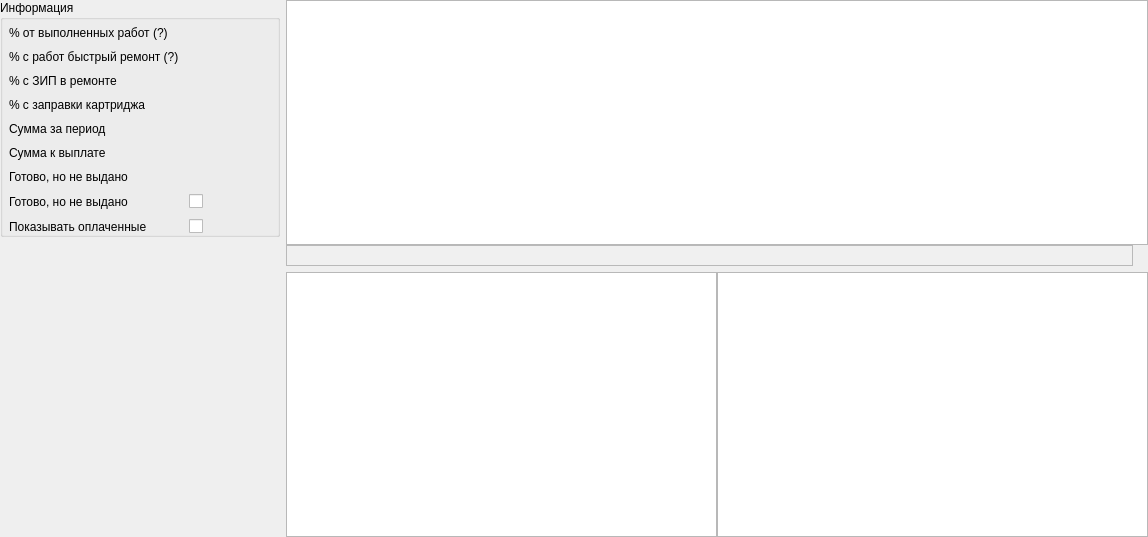
<?xml version="1.0" encoding="UTF-8"?>
<ui version="4.0">
 <class>SPageSalaryRepairs</class>
 <widget class="QWidget" name="SPageSalaryRepairs">
  <property name="geometry">
   <rect>
    <x>0</x>
    <y>0</y>
    <width>1148</width>
    <height>537</height>
   </rect>
  </property>
  <property name="windowTitle">
   <string>Form</string>
  </property>
  <layout class="QGridLayout" name="gridLayout_4" columnminimumwidth="280,0">
   <property name="leftMargin">
    <number>0</number>
   </property>
   <property name="topMargin">
    <number>0</number>
   </property>
   <property name="rightMargin">
    <number>0</number>
   </property>
   <property name="bottomMargin">
    <number>0</number>
   </property>
   <item row="0" column="0" rowspan="2">
    <layout class="QVBoxLayout" name="verticalLayout">
     <item>
      <widget class="QGroupBox" name="groupBoxInfo">
       <property name="title">
        <string>Информация</string>
       </property>
       <layout class="QGridLayout" name="gridLayout">
        <property name="leftMargin">
         <number>6</number>
        </property>
        <property name="topMargin">
         <number>6</number>
        </property>
        <property name="rightMargin">
         <number>0</number>
        </property>
        <property name="bottomMargin">
         <number>0</number>
        </property>
        <property name="spacing">
         <number>0</number>
        </property>
        <item row="0" column="0">
         <layout class="QFormLayout" name="formLayout">
          <property name="horizontalSpacing">
           <number>10</number>
          </property>
          <property name="verticalSpacing">
           <number>10</number>
          </property>
          <item row="0" column="0">
           <widget class="QLabel" name="labelPercentWorks">
            <property name="toolTip">
             <string>Процент по умолчанию, заданный в настройках сотрудника; может отличаться от процента, заданного для конкретной работы в прайс-листе</string>
            </property>
            <property name="text">
             <string>% от выполненных работ (?)</string>
            </property>
           </widget>
          </item>
          <item row="0" column="1">
           <widget class="QLabel" name="labelPercentWorksValue">
            <property name="font">
             <font>
              <pointsize>9</pointsize>
              <weight>75</weight>
              <bold>true</bold>
             </font>
            </property>
            <property name="text">
             <string>&lt;value&gt;</string>
            </property>
            <property name="textInteractionFlags">
             <set>Qt::LinksAccessibleByMouse|Qt::TextSelectableByMouse</set>
            </property>
           </widget>
          </item>
          <item row="1" column="0">
           <widget class="QLabel" name="labelPercentWorksQuick">
            <property name="toolTip">
             <string>Процент по умолчанию, заданный в настройках сотрудника; может отличаться от процента, заданного для конкретной работы в прайс-листе</string>
            </property>
            <property name="text">
             <string>% с работ быстрый ремонт (?)</string>
            </property>
           </widget>
          </item>
          <item row="1" column="1">
           <widget class="QLabel" name="labelPercentWorksQuickValue">
            <property name="font">
             <font>
              <pointsize>9</pointsize>
              <weight>75</weight>
              <bold>true</bold>
             </font>
            </property>
            <property name="text">
             <string>&lt;value&gt;</string>
            </property>
            <property name="textInteractionFlags">
             <set>Qt::LinksAccessibleByMouse|Qt::TextSelectableByMouse</set>
            </property>
           </widget>
          </item>
          <item row="2" column="0">
           <widget class="QLabel" name="labelPercentParts">
            <property name="text">
             <string>% c ЗИП в ремонте</string>
            </property>
           </widget>
          </item>
          <item row="2" column="1">
           <widget class="QLabel" name="labelPercentPartsValue">
            <property name="font">
             <font>
              <pointsize>9</pointsize>
              <weight>75</weight>
              <bold>true</bold>
             </font>
            </property>
            <property name="text">
             <string>&lt;value&gt;</string>
            </property>
            <property name="textInteractionFlags">
             <set>Qt::LinksAccessibleByMouse|Qt::TextSelectableByMouse</set>
            </property>
           </widget>
          </item>
          <item row="3" column="0">
           <widget class="QLabel" name="labelPercentRefill">
            <property name="text">
             <string>% с заправки картриджа</string>
            </property>
           </widget>
          </item>
          <item row="3" column="1">
           <widget class="QLabel" name="labelPercentRefillValue">
            <property name="font">
             <font>
              <pointsize>9</pointsize>
              <weight>75</weight>
              <bold>true</bold>
             </font>
            </property>
            <property name="text">
             <string>&lt;value&gt;</string>
            </property>
            <property name="textInteractionFlags">
             <set>Qt::LinksAccessibleByMouse|Qt::TextSelectableByMouse</set>
            </property>
           </widget>
          </item>
          <item row="4" column="0">
           <widget class="QLabel" name="labelSalary">
            <property name="text">
             <string>Сумма за период</string>
            </property>
           </widget>
          </item>
          <item row="4" column="1">
           <widget class="QLabel" name="labelSalaryValue">
            <property name="font">
             <font>
              <pointsize>9</pointsize>
              <weight>75</weight>
              <bold>true</bold>
             </font>
            </property>
            <property name="text">
             <string>&lt;value&gt;</string>
            </property>
            <property name="textInteractionFlags">
             <set>Qt::LinksAccessibleByMouse|Qt::TextSelectableByMouse</set>
            </property>
           </widget>
          </item>
          <item row="6" column="0">
           <widget class="QLabel" name="labelNotUssued">
            <property name="text">
             <string>Готово, но не выдано</string>
            </property>
           </widget>
          </item>
          <item row="6" column="1">
           <widget class="QLabel" name="labelNotUssuedValue">
            <property name="font">
             <font>
              <pointsize>9</pointsize>
              <weight>75</weight>
              <bold>true</bold>
             </font>
            </property>
            <property name="text">
             <string>&lt;value&gt;</string>
            </property>
            <property name="textInteractionFlags">
             <set>Qt::LinksAccessibleByMouse|Qt::TextSelectableByMouse</set>
            </property>
           </widget>
          </item>
          <item row="7" column="0">
           <widget class="QLabel" name="labelIncludeNotUssued">
            <property name="text">
             <string>Готово, но не выдано</string>
            </property>
           </widget>
          </item>
          <item row="7" column="1">
           <widget class="QCheckBox" name="checkBoxIncludeNotIssued">
            <property name="text">
             <string/>
            </property>
           </widget>
          </item>
          <item row="8" column="0">
           <widget class="QLabel" name="labelShowPayed">
            <property name="text">
             <string>Показывать оплаченные</string>
            </property>
           </widget>
          </item>
          <item row="8" column="1">
           <widget class="QCheckBox" name="checkBoxShowPayed">
            <property name="text">
             <string/>
            </property>
           </widget>
          </item>
          <item row="5" column="0">
           <widget class="QLabel" name="labelSalaryToPay">
            <property name="text">
             <string>Сумма к выплате</string>
            </property>
           </widget>
          </item>
          <item row="5" column="1">
           <widget class="QLabel" name="labelSalaryToPayValue">
            <property name="font">
             <font>
              <pointsize>9</pointsize>
              <weight>75</weight>
              <bold>true</bold>
             </font>
            </property>
            <property name="text">
             <string>&lt;value&gt;</string>
            </property>
            <property name="textInteractionFlags">
             <set>Qt::LinksAccessibleByMouse|Qt::TextSelectableByMouse</set>
            </property>
           </widget>
          </item>
         </layout>
        </item>
       </layout>
      </widget>
     </item>
     <item>
      <spacer name="verticalSpacer">
       <property name="orientation">
        <enum>Qt::Vertical</enum>
       </property>
       <property name="sizeHint" stdset="0">
        <size>
         <width>20</width>
         <height>40</height>
        </size>
       </property>
      </spacer>
     </item>
    </layout>
   </item>
   <item row="1" column="1">
    <layout class="QGridLayout" name="gridLayoutWorksAndParts">
     <property name="horizontalSpacing">
      <number>0</number>
     </property>
     <item row="0" column="1">
      <widget class="STableViewSalaryRepairParts" name="tableViewRepairParts"/>
     </item>
     <item row="0" column="0">
      <widget class="STableViewSalaryRepairWorks" name="tableViewRepairWorks"/>
     </item>
    </layout>
   </item>
   <item row="0" column="1">
    <layout class="QGridLayout" name="gridLayoutRepairs" columnminimumwidth="0,15">
     <property name="spacing">
      <number>0</number>
     </property>
     <item row="0" column="0" colspan="2">
      <widget class="STableViewSalaryRepairs" name="tableViewRepairs">
       <property name="selectionBehavior">
        <enum>QAbstractItemView::SelectRows</enum>
       </property>
       <property name="sortingEnabled">
        <bool>true</bool>
       </property>
       <property name="cornerButtonEnabled">
        <bool>false</bool>
       </property>
       <attribute name="horizontalHeaderVisible">
        <bool>true</bool>
       </attribute>
       <attribute name="horizontalHeaderHighlightSections">
        <bool>false</bool>
       </attribute>
       <attribute name="verticalHeaderVisible">
        <bool>false</bool>
       </attribute>
      </widget>
     </item>
     <item row="1" column="0">
      <widget class="STableViewSalaryRepairsSummary" name="tableViewRepairsSummary">
       <property name="sizePolicy">
        <sizepolicy hsizetype="Expanding" vsizetype="Minimum">
         <horstretch>0</horstretch>
         <verstretch>0</verstretch>
        </sizepolicy>
       </property>
       <property name="maximumSize">
        <size>
         <width>16777215</width>
         <height>21</height>
        </size>
       </property>
       <property name="autoFillBackground">
        <bool>true</bool>
       </property>
       <property name="styleSheet">
        <string notr="true">background-color: rgb(240, 240, 240);</string>
       </property>
       <property name="verticalScrollBarPolicy">
        <enum>Qt::ScrollBarAlwaysOff</enum>
       </property>
       <property name="horizontalScrollBarPolicy">
        <enum>Qt::ScrollBarAlwaysOff</enum>
       </property>
       <property name="showDropIndicator" stdset="0">
        <bool>false</bool>
       </property>
       <property name="selectionMode">
        <enum>QAbstractItemView::NoSelection</enum>
       </property>
       <property name="showGrid">
        <bool>false</bool>
       </property>
       <property name="wordWrap">
        <bool>false</bool>
       </property>
       <property name="cornerButtonEnabled">
        <bool>false</bool>
       </property>
       <attribute name="horizontalHeaderVisible">
        <bool>false</bool>
       </attribute>
       <attribute name="horizontalHeaderHighlightSections">
        <bool>false</bool>
       </attribute>
       <attribute name="verticalHeaderVisible">
        <bool>false</bool>
       </attribute>
       <attribute name="verticalHeaderHighlightSections">
        <bool>false</bool>
       </attribute>
      </widget>
     </item>
    </layout>
   </item>
  </layout>
 </widget>
 <customwidgets>
  <customwidget>
   <class>STableViewSalaryRepairs</class>
   <extends>QTableView</extends>
   <header>widgets/salarytabwidgets/stableviewsalaryrepairs.h</header>
  </customwidget>
  <customwidget>
   <class>STableViewSalaryRepairsSummary</class>
   <extends>QTableView</extends>
   <header>widgets/salarytabwidgets/spagesalaryrepairs.h</header>
  </customwidget>
  <customwidget>
   <class>STableViewSalaryRepairWorks</class>
   <extends>QTableView</extends>
   <header>widgets/salarytabwidgets/stableviewsalaryrepairworks.h</header>
  </customwidget>
  <customwidget>
   <class>STableViewSalaryRepairParts</class>
   <extends>QTableView</extends>
   <header>widgets/salarytabwidgets/stableviewsalaryrepairparts.h</header>
  </customwidget>
 </customwidgets>
 <resources/>
 <connections/>
 <slots>
  <slot>tableRepairsRowActivated(QModelIndex)</slot>
  <slot>tableRepairsRowDoubleClicked(QModelIndex)</slot>
 </slots>
</ui>
